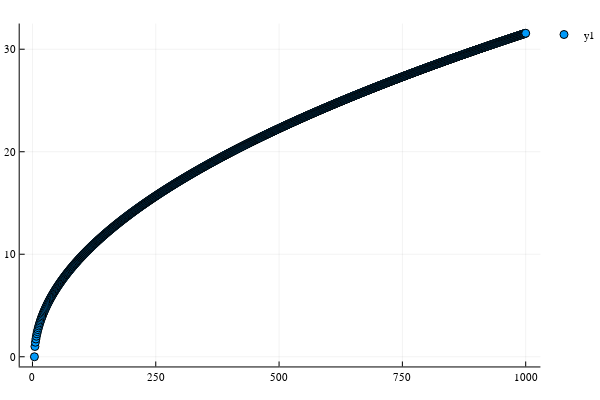

Notebook code cell kept with this figure:
### Markdown cell above
* $\left\{\sqrt{n-4}\right\}_{n=4}^{\infty}$

### Code cell
domain =4:1000
scatter(domain, seq3.(domain))
#plot!(domain,[0 for y in domain], label="y=0")

### Figure 1 — Plotly figure (JSON) as saved in the notebook; plotly's stock layout.template omitted (floating-point values rounded to 4 significant figures; data arrays with more than 128 entries replaced by an {"elided": "..."} marker saying what was removed)
{"data": [{"colorbar": {"title": ""}, "marker": {"color": {"elided": "997 str values"}, "line": {"color": {"elided": "997 str values"}, "width": 1}, "size": 8, "symbol": "circle"}, "mode": "markers", "name": "y1", "showlegend": true, "type": "scatter", "x": {"elided": "997 int values"}, "xaxis": "x1", "y": {"elided": "997 float values"}, "yaxis": "y1"}], "layout": {"annotations": [], "height": 400, "legend": {"bgcolor": "rgba(255, 255, 255, 1.000)", "bordercolor": "rgba(0, 0, 0, 1.000)", "font": {"color": "rgba(0, 0, 0, 1.000)", "family": "sans-serif", "size": 11}, "x": 1, "y": 1}, "margin": {"b": 20, "l": 0, "r": 0, "t": 20}, "paper_bgcolor": "rgba(255, 255, 255, 1.000)", "plot_bgcolor": "rgba(255, 255, 255, 1.000)", "showlegend": true, "width": 600, "xaxis1": {"anchor": "y1", "domain": [0.03619, 0.9934], "gridcolor": "rgba(0, 0, 0, 0.100)", "gridwidth": 0.5, "linecolor": "rgba(0, 0, 0, 1.000)", "mirror": false, "range": [-25.88, 1030.0], "showgrid": true, "showline": true, "showticklabels": true, "tickangle": 0, "tickcolor": "rgb(0, 0, 0)", "tickfont": {"color": "rgba(0, 0, 0, 1.000)", "family": "sans-serif", "size": 11}, "tickmode": "array", "ticks": "inside", "ticktext": ["0", "250", "500", "750", "1000"], "tickvals": [0, 250, 500, 750, 1000], "title": "", "titlefont": {"color": "rgba(0, 0, 0, 1.000)", "family": "sans-serif", "size": 15}, "type": "-", "visible": true, "zeroline": false, "zerolinecolor": "rgba(0, 0, 0, 1.000)"}, "yaxis1": {"anchor": "x1", "domain": [0.03762, 0.9902], "gridcolor": "rgba(0, 0, 0, 0.100)", "gridwidth": 0.5, "linecolor": "rgba(0, 0, 0, 1.000)", "mirror": false, "range": [-0.9468, 32.51], "showgrid": true, "showline": true, "showticklabels": true, "tickangle": 0, "tickcolor": "rgb(0, 0, 0)", "tickfont": {"color": "rgba(0, 0, 0, 1.000)", "family": "sans-serif", "size": 11}, "tickmode": "array", "ticks": "inside", "ticktext": ["0", "10", "20", "30"], "tickvals": [0, 10, 20, 30], "title": "", "titlefont": {"color": "rgba(0, 0, 0, 1.000)", "family": "sans-serif", "size": 15}, "type": "-", "visible": true, "zeroline": false, "zerolinecolor": "rgba(0, 0, 0, 1.000)"}}}
